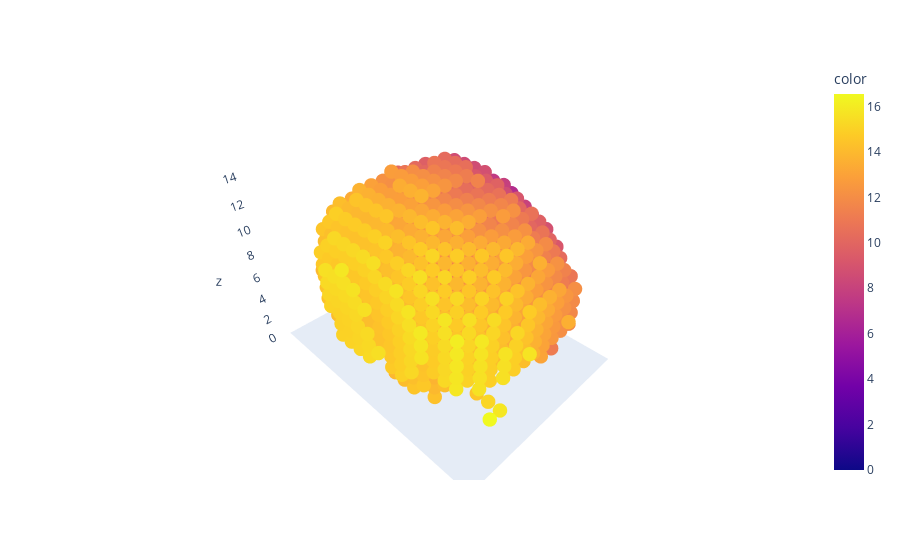

The notebook cell saved with this chart:
### Code cell
import plotly.express as px

vertex_index = 0

fig = px.scatter_3d(x=mat[:,0], y=mat[:,1], z=mat[:,2], color=source_embeddings[:,vertex_index])
fig.update_traces(marker_size = 5)
fig.update_scenes(xaxis_visible=False, yaxis_visible=False,zaxis_visible=True )
fig.show()

### Figure 1 — Plotly figure (JSON) as saved in the notebook; plotly's stock layout.template omitted (floating-point values rounded to 4 significant figures; data arrays with more than 128 entries replaced by an {"elided": "..."} marker saying what was removed)
{"data": [{"hovertemplate": "x=%{x}<br>y=%{y}<br>z=%{z}<br>color=%{marker.color}<extra></extra>", "legendgroup": "", "marker": {"color": {"elided": "2258 float values"}, "coloraxis": "coloraxis", "size": 5, "symbol": "circle"}, "mode": "markers", "name": "", "scene": "scene", "showlegend": false, "type": "scatter3d", "x": {"elided": "2258 int values"}, "y": {"elided": "2258 int values"}, "z": {"elided": "2258 int values"}}], "layout": {"coloraxis": {"colorbar": {"title": {"text": "color"}}, "colorscale": [[0, "#0d0887"], [0.1111, "#46039f"], [0.2222, "#7201a8"], [0.3333, "#9c179e"], [0.4444, "#bd3786"], [0.5556, "#d8576b"], [0.6667, "#ed7953"], [0.7778, "#fb9f3a"], [0.8889, "#fdca26"], [1, "#f0f921"]]}, "legend": {"tracegroupgap": 0}, "margin": {"t": 60}, "scene": {"domain": {"x": [0, 1], "y": [0, 1]}, "xaxis": {"title": {"text": "x"}, "visible": false}, "yaxis": {"title": {"text": "y"}, "visible": false}, "zaxis": {"title": {"text": "z"}, "visible": true}}}}
